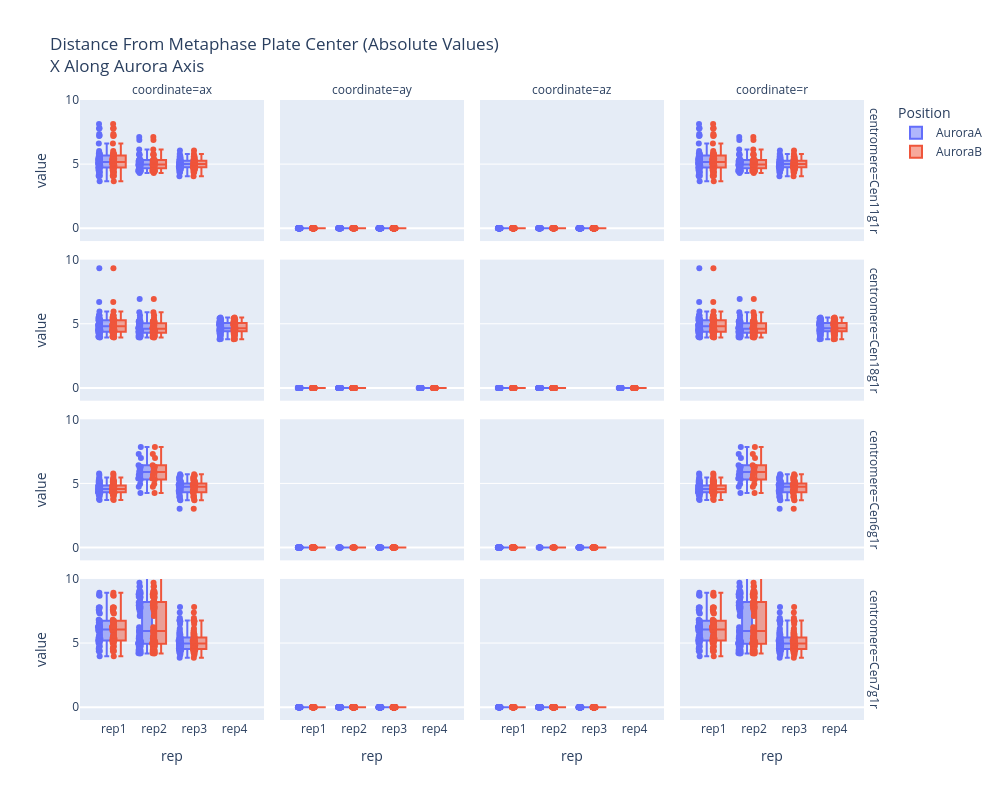

The code cell stored with this chart in its notebook:
### Code cell
f = px.box(melted_df[melted_df['Point'].isin([0,1])], x='rep', facet_row='centromere', y='value', color='Position', facet_col='coordinate', width=1000, height=800, points='all', range_y=[-1,10], title='Distance From Metaphase Plate Center (Absolute Values)<br>X Along Aurora Axis')
f.write_html('AuroraDistances.html')
f

### Figure 1 — Plotly figure (JSON) as saved in the notebook; plotly's stock layout.template omitted (floating-point values rounded to 4 significant figures; data arrays with more than 128 entries replaced by an {"elided": "..."} marker saying what was removed)
{"data": [{"alignmentgroup": "True", "boxpoints": "all", "hovertemplate": "Position=AuroraA<br>centromere=Cen11g1r<br>coordinate=ax<br>rep=%{x}<br>value=%{y}<extra></extra>", "legendgroup": "AuroraA", "marker": {"color": "#636efa"}, "name": "AuroraA", "notched": false, "offsetgroup": "AuroraA", "orientation": "v", "showlegend": true, "type": "box", "x": {"elided": "138 str values"}, "x0": " ", "xaxis": "x13", "y": {"elided": "138 float values"}, "y0": " ", "yaxis": "y13"}, {"alignmentgroup": "True", "boxpoints": "all", "hovertemplate": "Position=AuroraA<br>centromere=Cen11g1r<br>coordinate=ay<br>rep=%{x}<br>value=%{y}<extra></extra>", "legendgroup": "AuroraA", "marker": {"color": "#636efa"}, "name": "AuroraA", "notched": false, "offsetgroup": "AuroraA", "orientation": "v", "showlegend": false, "type": "box", "x": {"elided": "138 str values"}, "x0": " ", "xaxis": "x14", "y": {"elided": "138 float values"}, "y0": " ", "yaxis": "y14"}, {"alignmentgroup": "True", "boxpoints": "all", "hovertemplate": "Position=AuroraA<br>centromere=Cen11g1r<br>coordinate=az<br>rep=%{x}<br>value=%{y}<extra></extra>", "legendgroup": "AuroraA", "marker": {"color": "#636efa"}, "name": "AuroraA", "notched": false, "offsetgroup": "AuroraA", "orientation": "v", "showlegend": false, "type": "box", "x": {"elided": "138 str values"}, "x0": " ", "xaxis": "x15", "y": {"elided": "138 float values"}, "y0": " ", "yaxis": "y15"}, {"alignmentgroup": "True", "boxpoints": "all", "hovertemplate": "Position=AuroraA<br>centromere=Cen11g1r<br>coordinate=r<br>rep=%{x}<br>value=%{y}<extra></extra>", "legendgroup": "AuroraA", "marker": {"color": "#636efa"}, "name": "AuroraA", "notched": false, "offsetgroup": "AuroraA", "orientation": "v", "showlegend": false, "type": "box", "x": {"elided": "138 str values"}, "x0": " ", "xaxis": "x16", "y": {"elided": "138 float values"}, "y0": " ", "yaxis": "y16"}, {"alignmentgroup": "True", "boxpoints": "all", "hovertemplate": "Position=AuroraA<br>centromere=Cen18g1r<br>coordinate=ax<br>rep=%{x}<br>value=%{y}<extra></extra>", "legendgroup": "AuroraA", "marker": {"color": "#636efa"}, "name": "AuroraA", "notched": false, "offsetgroup": "AuroraA", "orientation": "v", "showlegend": false, "type": "box", "x": {"elided": "158 str values"}, "x0": " ", "xaxis": "x9", "y": {"elided": "158 float values"}, "y0": " ", "yaxis": "y9"}, {"alignmentgroup": "True", "boxpoints": "all", "hovertemplate": "Position=AuroraA<br>centromere=Cen18g1r<br>coordinate=ay<br>rep=%{x}<br>value=%{y}<extra></extra>", "legendgroup": "AuroraA", "marker": {"color": "#636efa"}, "name": "AuroraA", "notched": false, "offsetgroup": "AuroraA", "orientation": "v", "showlegend": false, "type": "box", "x": {"elided": "158 str values"}, "x0": " ", "xaxis": "x10", "y": {"elided": "158 float values"}, "y0": " ", "yaxis": "y10"}, {"alignmentgroup": "True", "boxpoints": "all", "hovertemplate": "Position=AuroraA<br>centromere=Cen18g1r<br>coordinate=az<br>rep=%{x}<br>value=%{y}<extra></extra>", "legendgroup": "AuroraA", "marker": {"color": "#636efa"}, "name": "AuroraA", "notched": false, "offsetgroup": "AuroraA", "orientation": "v", "showlegend": false, "type": "box", "x": {"elided": "158 str values"}, "x0": " ", "xaxis": "x11", "y": {"elided": "158 float values"}, "y0": " ", "yaxis": "y11"}, {"alignmentgroup": "True", "boxpoints": "all", "hovertemplate": "Position=AuroraA<br>centromere=Cen18g1r<br>coordinate=r<br>rep=%{x}<br>value=%{y}<extra></extra>", "legendgroup": "AuroraA", "marker": {"color": "#636efa"}, "name": "AuroraA", "notched": false, "offsetgroup": "AuroraA", "orientation": "v", "showlegend": false, "type": "box", "x": {"elided": "158 str values"}, "x0": " ", "xaxis": "x12", "y": {"elided": "158 float values"}, "y0": " ", "yaxis": "y12"}, {"alignmentgroup": "True", "boxpoints": "all", "hovertemplate": "Position=AuroraA<br>centromere=Cen6g1r<br>coordinate=ax<br>rep=%{x}<br>value=%{y}<extra></extra>", "legendgroup": "AuroraA", "marker": {"color": "#636efa"}, "name": "AuroraA", "notched": false, "offsetgroup": "AuroraA", "orientation": "v", "showlegend": false, "type": "box", "x": ["rep1", "rep1", "rep1", "rep1", "rep1", "rep1", "rep1", "rep1", "rep1", "rep1", "rep1", "rep1", "rep1", "rep1", "rep1", "rep1", "rep1", "rep1", "rep1", "rep1", "rep1", "rep1", "rep1", "rep1", "rep1", "rep1", "rep1", "rep1", "rep1", "rep1", "rep1", "rep1", "rep1", "rep1", "rep1", "rep1", "rep1", "rep1", "rep1", "rep1", "rep1", "rep1", "rep1", "rep1", "rep1", "rep1", "rep1", "rep1", "rep1", "rep1", "rep1", "rep1", "rep1", "rep1", "rep1", "rep1", "rep1", "rep1", "rep1", "rep1", "rep1", "rep2", "rep2", "rep2", "rep2", "rep2", "rep2", "rep2", "rep2", "rep2", "rep2", "rep2", "rep2", "rep2", "rep2", "rep3", "rep3", "rep3", "rep3", "rep3", "rep3", "rep3", "rep3", "rep3", "rep3", "rep3", "rep3", "rep3", "rep3", "rep3", "rep3", "rep3", "rep3", "rep3", "rep3", "rep3", "rep3", "rep3", "rep3", "rep3", "rep3", "rep3", "rep3", "rep3", "rep3", "rep3", "rep3", "rep3", "rep3", "rep3"], "x0": " ", "xaxis": "x5", "y": [4.589, 4.325, 4.123, 4.264, 3.7, 5.77, 4.283, 4.489, 4.405, 4.992, 4.546, 4.96, 5.04, 4.213, 4.511, 4.732, 4.697, 4.248, 4.501, 4.816, 5.33, 4.428, 4.32, 4.675, 4.095, 4.391, 4.737, 4.538, 4.307, 4.523, 5.137, 4.666, 4.556, 4.831, 4.817, 4.571, 4.645, 4.329, 4.449, 4.159, 3.78, 4.851, 4.226, 4.778, 4.266, 5.252, 4.746, 4.999, 4.426, 4.306, 4.672, 4.283, 5.223, 5.468, 5.661, 5.144, 5.107, 4.83, 4.023, 4.843, 4.792, 5.685, 6.98, 6.189, 4.954, 7.844, 5.389, 5.301, 6.424, 5.867, 6.29, 4.248, 4.739, 5.925, 7.287, 4.67, 5.609, 4.52, 4.75, 5.143, 3.959, 4.597, 4.301, 4.404, 4.78, 5.293, 4.293, 4.463, 5.71, 4.733, 4.061, 5.465, 4.817, 3.925, 5.284, 5.009, 5.121, 4.817, 4.488, 3.724, 4.256, 4.927, 3.028, 4.942, 4.399, 3.681, 4.367, 4.943, 4.87, 5.052], "y0": " ", "yaxis": "y5"}, {"alignmentgroup": "True", "boxpoints": "all", "hovertemplate": "Position=AuroraA<br>centromere=Cen6g1r<br>coordinate=ay<br>rep=%{x}<br>value=%{y}<extra></extra>", "legendgroup": "AuroraA", "marker": {"color": "#636efa"}, "name": "AuroraA", "notched": false, "offsetgroup": "AuroraA", "orientation": "v", "showlegend": false, "type": "box", "x": ["rep1", "rep1", "rep1", "rep1", "rep1", "rep1", "rep1", "rep1", "rep1", "rep1", "rep1", "rep1", "rep1", "rep1", "rep1", "rep1", "rep1", "rep1", "rep1", "rep1", "rep1", "rep1", "rep1", "rep1", "rep1", "rep1", "rep1", "rep1", "rep1", "rep1", "rep1", "rep1", "rep1", "rep1", "rep1", "rep1", "rep1", "rep1", "rep1", "rep1", "rep1", "rep1", "rep1", "rep1", "rep1", "rep1", "rep1", "rep1", "rep1", "rep1", "rep1", "rep1", "rep1", "rep1", "rep1", "rep1", "rep1", "rep1", "rep1", "rep1", "rep1", "rep2", "rep2", "rep2", "rep2", "rep2", "rep2", "rep2", "rep2", "rep2", "rep2", "rep2", "rep2", "rep2", "rep2", "rep3", "rep3", "rep3", "rep3", "rep3", "rep3", "rep3", "rep3", "rep3", "rep3", "rep3", "rep3", "rep3", "rep3", "rep3", "rep3", "rep3", "rep3", "rep3", "rep3", "rep3", "rep3", "rep3", "rep3", "rep3", "rep3", "rep3", "rep3", "rep3", "rep3", "rep3", "rep3", "rep3", "rep3", "rep3"], "x0": " ", "xaxis": "x6", "y": [0.0, 0.0, 0.0, 0.0, 0.0, 0.0, 0.0, 0.0, 0.0, 0.0, 0.0, 0.0, 0.0, 0.0, 0.0, 0.0, 0.0, 0.0, 0.0, 0.0, 0.0, 0.0, 0.0, 1.521e-15, 0.0, 0.0, 0.0, 0.0, 0.0, 0.0, 1.521e-15, 0.0, 0.0, 0.0, 0.0, 0.0, 0.0, 0.0, 0.0, 0.0, 0.0, 0.0, 0.0, 0.0, 0.0, 0.0, 0.0, 0.0, 1.521e-15, 0.0, 0.0, 0.0, 0.0, 0.0, 0.0, 0.0, 0.0, 0.0, 0.0, 1.521e-15, 0.0, 0.0, 0.0, 0.0, 0.0, 1.521e-15, 0.0, 0.0, 0.0, 0.0, 0.0, 0.0, 0.0, 0.0, 0.0, 0.0, 1.521e-15, 0.0, 0.0, 0.0, 0.0, 0.0, 0.0, 0.0, 0.0, 0.0, 0.0, 0.0, 0.0, 0.0, 0.0, 0.0, 0.0, 0.0, 1.521e-15, 0.0, 0.0, 0.0, 0.0, 0.0, 0.0, 0.0, 0.0, 0.0, 0.0, 0.0, 0.0, 0.0, 0.0, 1.521e-15], "y0": " ", "yaxis": "y6"}, {"alignmentgroup": "True", "boxpoints": "all", "hovertemplate": "Position=AuroraA<br>centromere=Cen6g1r<br>coordinate=az<br>rep=%{x}<br>value=%{y}<extra></extra>", "legendgroup": "AuroraA", "marker": {"color": "#636efa"}, "name": "AuroraA", "notched": false, "offsetgroup": "AuroraA", "orientation": "v", "showlegend": false, "type": "box", "x": ["rep1", "rep1", "rep1", "rep1", "rep1", "rep1", "rep1", "rep1", "rep1", "rep1", "rep1", "rep1", "rep1", "rep1", "rep1", "rep1", "rep1", "rep1", "rep1", "rep1", "rep1", "rep1", "rep1", "rep1", "rep1", "rep1", "rep1", "rep1", "rep1", "rep1", "rep1", "rep1", "rep1", "rep1", "rep1", "rep1", "rep1", "rep1", "rep1", "rep1", "rep1", "rep1", "rep1", "rep1", "rep1", "rep1", "rep1", "rep1", "rep1", "rep1", "rep1", "rep1", "rep1", "rep1", "rep1", "rep1", "rep1", "rep1", "rep1", "rep1", "rep1", "rep2", "rep2", "rep2", "rep2", "rep2", "rep2", "rep2", "rep2", "rep2", "rep2", "rep2", "rep2", "rep2", "rep2", "rep3", "rep3", "rep3", "rep3", "rep3", "rep3", "rep3", "rep3", "rep3", "rep3", "rep3", "rep3", "rep3", "rep3", "rep3", "rep3", "rep3", "rep3", "rep3", "rep3", "rep3", "rep3", "rep3", "rep3", "rep3", "rep3", "rep3", "rep3", "rep3", "rep3", "rep3", "rep3", "rep3", "rep3", "rep3"], "x0": " ", "xaxis": "x7", "y": [7.603e-16, 0.0, 0.0, 0.0, 0.0, 0.0, 0.0, 0.0, 0.0, 1.521e-15, 0.0, 1.521e-15, 0.0, 0.0, 0.0, 1.521e-15, 0.0, 0.0, 0.0, 0.0, 0.0, 1.521e-15, 1.521e-15, 0.0, 0.0, 0.0, 0.0, 0.0, 0.0, 0.0, 0.0, 1.521e-15, 0.0, 0.0, 0.0, 0.0, 0.0, 0.0, 0.0, 0.0, 0.0, 0.0, 0.0, 0.0, 0.0, 0.0, 0.0, 1.521e-15, 0.0, 1.521e-15, 0.0, 0.0, 0.0, 0.0, 0.0, 1.521e-15, 1.521e-15, 0.0, 1.521e-15, 0.0, 0.0, 0.0, 7.603e-16, 0.0, 7.603e-16, 7.603e-16, 1.521e-15, 0.0, 0.0, 0.0, 7.603e-16, 0.0, 7.603e-16, 7.603e-16, 0.0, 0.0, 0.0, 1.521e-15, 0.0, 1.521e-15, 0.0, 0.0, 0.0, 1.521e-15, 0.0, 0.0, 1.521e-15, 0.0, 1.521e-15, 0.0, 0.0, 7.603e-16, 7.603e-16, 0.0, 0.0, 0.0, 7.603e-16, 0.0, 0.0, 0.0, 0.0, 0.0, 0.0, 0.0, 7.603e-16, 0.0, 0.0, 0.0, 0.0, 0.0], "y0": " ", "yaxis": "y7"}, {"alignmentgroup": "True", "boxpoints": "all", "hovertemplate": "Position=AuroraA<br>centromere=Cen6g1r<br>coordinate=r<br>rep=%{x}<br>value=%{y}<extra></extra>", "legendgroup": "AuroraA", "marker": {"color": "#636efa"}, "name": "AuroraA", "notched": false, "offsetgroup": "AuroraA", "orientation": "v", "showlegend": false, "type": "box", "x": ["rep1", "rep1", "rep1", "rep1", "rep1", "rep1", "rep1", "rep1", "rep1", "rep1", "rep1", "rep1", "rep1", "rep1", "rep1", "rep1", "rep1", "rep1", "rep1", "rep1", "rep1", "rep1", "rep1", "rep1", "rep1", "rep1", "rep1", "rep1", "rep1", "rep1", "rep1", "rep1", "rep1", "rep1", "rep1", "rep1", "rep1", "rep1", "rep1", "rep1", "rep1", "rep1", "rep1", "rep1", "rep1", "rep1", "rep1", "rep1", "rep1", "rep1", "rep1", "rep1", "rep1", "rep1", "rep1", "rep1", "rep1", "rep1", "rep1", "rep1", "rep1", "rep2", "rep2", "rep2", "rep2", "rep2", "rep2", "rep2", "rep2", "rep2", "rep2", "rep2", "rep2", "rep2", "rep2", "rep3", "rep3", "rep3", "rep3", "rep3", "rep3", "rep3", "rep3", "rep3", "rep3", "rep3", "rep3", "rep3", "rep3", "rep3", "rep3", "rep3", "rep3", "rep3", "rep3", "rep3", "rep3", "rep3", "rep3", "rep3", "rep3", "rep3", "rep3", "rep3", "rep3", "rep3", "rep3", "rep3", "rep3", "rep3"], "x0": " ", "xaxis": "x8", "y": [4.589, 4.325, 4.123, 4.264, 3.7, 5.77, 4.283, 4.489, 4.405, 4.992, 4.546, 4.96, 5.04, 4.213, 4.511, 4.732, 4.697, 4.248, 4.501, 4.816, 5.33, 4.428, 4.32, 4.675, 4.095, 4.391, 4.737, 4.538, 4.307, 4.523, 5.137, 4.666, 4.556, 4.831, 4.817, 4.571, 4.645, 4.329, 4.449, 4.159, 3.78, 4.851, 4.226, 4.778, 4.266, 5.252, 4.746, 4.999, 4.426, 4.306, 4.672, 4.283, 5.223, 5.468, 5.661, 5.144, 5.107, 4.83, 4.023, 4.843, 4.792, 5.685, 6.98, 6.189, 4.954, 7.844, 5.389, 5.301, 6.424, 5.867, 6.29, 4.248, 4.739, 5.925, 7.287, 4.67, 5.609, 4.52, 4.75, 5.143, 3.959, 4.597, 4.301, 4.404, 4.78, 5.293, 4.293, 4.463, 5.71, 4.733, 4.061, 5.465, 4.817, 3.925, 5.284, 5.009, 5.121, 4.817, 4.488, 3.724, 4.256, 4.927, 3.028, 4.942, 4.399, 3.681, 4.367, 4.943, 4.87, 5.052], "y0": " ", "yaxis": "y8"}, {"alignmentgroup": "True", "boxpoints": "all", "hovertemplate": "Position=AuroraA<br>centromere=Cen7g1r<br>coordinate=ax<br>rep=%{x}<br>value=%{y}<extra></extra>", "legendgroup": "AuroraA", "marker": {"color": "#636efa"}, "name": "AuroraA", "notched": false, "offsetgroup": "AuroraA", "orientation": "v", "showlegend": false, "type": "box", "x": {"elided": "206 str values"}, "x0": " ", "xaxis": "x", "y": {"elided": "206 float values"}, "y0": " ", "yaxis": "y"}, {"alignmentgroup": "True", "boxpoints": "all", "hovertemplate": "Position=AuroraA<br>centromere=Cen7g1r<br>coordinate=ay<br>rep=%{x}<br>value=%{y}<extra></extra>", "legendgroup": "AuroraA", "marker": {"color": "#636efa"}, "name": "AuroraA", "notched": false, "offsetgroup": "AuroraA", "orientation": "v", "showlegend": false, "type": "box", "x": {"elided": "206 str values"}, "x0": " ", "xaxis": "x2", "y": {"elided": "206 float values"}, "y0": " ", "yaxis": "y2"}, {"alignmentgroup": "True", "boxpoints": "all", "hovertemplate": "Position=AuroraA<br>centromere=Cen7g1r<br>coordinate=az<br>rep=%{x}<br>value=%{y}<extra></extra>", "legendgroup": "AuroraA", "marker": {"color": "#636efa"}, "name": "AuroraA", "notched": false, "offsetgroup": "AuroraA", "orientation": "v", "showlegend": false, "type": "box", "x": {"elided": "206 str values"}, "x0": " ", "xaxis": "x3", "y": {"elided": "206 float values"}, "y0": " ", "yaxis": "y3"}, {"alignmentgroup": "True", "boxpoints": "all", "hovertemplate": "Position=AuroraA<br>centromere=Cen7g1r<br>coordinate=r<br>rep=%{x}<br>value=%{y}<extra></extra>", "legendgroup": "AuroraA", "marker": {"color": "#636efa"}, "name": "AuroraA", "notched": false, "offsetgroup": "AuroraA", "orientation": "v", "showlegend": false, "type": "box", "x": {"elided": "206 str values"}, "x0": " ", "xaxis": "x4", "y": {"elided": "206 float values"}, "y0": " ", "yaxis": "y4"}, {"alignmentgroup": "True", "boxpoints": "all", "hovertemplate": "Position=AuroraB<br>centromere=Cen11g1r<br>coordinate=ax<br>rep=%{x}<br>value=%{y}<extra></extra>", "legendgroup": "AuroraB", "marker": {"color": "#EF553B"}, "name": "AuroraB", "notched": false, "offsetgroup": "AuroraB", "orientation": "v", "showlegend": true, "type": "box", "x": {"elided": "138 str values"}, "x0": " ", "xaxis": "x13", "y": {"elided": "138 float values"}, "y0": " ", "yaxis": "y13"}, {"alignmentgroup": "True", "boxpoints": "all", "hovertemplate": "Position=AuroraB<br>centromere=Cen11g1r<br>coordinate=ay<br>rep=%{x}<br>value=%{y}<extra></extra>", "legendgroup": "AuroraB", "marker": {"color": "#EF553B"}, "name": "AuroraB", "notched": false, "offsetgroup": "AuroraB", "orientation": "v", "showlegend": false, "type": "box", "x": {"elided": "138 str values"}, "x0": " ", "xaxis": "x14", "y": {"elided": "138 float values"}, "y0": " ", "yaxis": "y14"}, {"alignmentgroup": "True", "boxpoints": "all", "hovertemplate": "Position=AuroraB<br>centromere=Cen11g1r<br>coordinate=az<br>rep=%{x}<br>value=%{y}<extra></extra>", "legendgroup": "AuroraB", "marker": {"color": "#EF553B"}, "name": "AuroraB", "notched": false, "offsetgroup": "AuroraB", "orientation": "v", "showlegend": false, "type": "box", "x": {"elided": "138 str values"}, "x0": " ", "xaxis": "x15", "y": {"elided": "138 float values"}, "y0": " ", "yaxis": "y15"}, {"alignmentgroup": "True", "boxpoints": "all", "hovertemplate": "Position=AuroraB<br>centromere=Cen11g1r<br>coordinate=r<br>rep=%{x}<br>value=%{y}<extra></extra>", "legendgroup": "AuroraB", "marker": {"color": "#EF553B"}, "name": "AuroraB", "notched": false, "offsetgroup": "AuroraB", "orientation": "v", "showlegend": false, "type": "box", "x": {"elided": "138 str values"}, "x0": " ", "xaxis": "x16", "y": {"elided": "138 float values"}, "y0": " ", "yaxis": "y16"}, {"alignmentgroup": "True", "boxpoints": "all", "hovertemplate": "Position=AuroraB<br>centromere=Cen18g1r<br>coordinate=ax<br>rep=%{x}<br>value=%{y}<extra></extra>", "legendgroup": "AuroraB", "marker": {"color": "#EF553B"}, "name": "AuroraB", "notched": false, "offsetgroup": "AuroraB", "orientation": "v", "showlegend": false, "type": "box", "x": {"elided": "158 str values"}, "x0": " ", "xaxis": "x9", "y": {"elided": "158 float values"}, "y0": " ", "yaxis": "y9"}, {"alignmentgroup": "True", "boxpoints": "all", "hovertemplate": "Position=AuroraB<br>centromere=Cen18g1r<br>coordinate=ay<br>rep=%{x}<br>value=%{y}<extra></extra>", "legendgroup": "AuroraB", "marker": {"color": "#EF553B"}, "name": "AuroraB", "notched": false, "offsetgroup": "AuroraB", "orientation": "v", "showlegend": false, "type": "box", "x": {"elided": "158 str values"}, "x0": " ", "xaxis": "x10", "y": {"elided": "158 float values"}, "y0": " ", "yaxis": "y10"}, {"alignmentgroup": "True", "boxpoints": "all", "hovertemplate": "Position=AuroraB<br>centromere=Cen18g1r<br>coordinate=az<br>rep=%{x}<br>value=%{y}<extra></extra>", "legendgroup": "AuroraB", "marker": {"color": "#EF553B"}, "name": "AuroraB", "notched": false, "offsetgroup": "AuroraB", "orientation": "v", "showlegend": false, "type": "box", "x": {"elided": "158 str values"}, "x0": " ", "xaxis": "x11", "y": {"elided": "158 float values"}, "y0": " ", "yaxis": "y11"}, {"alignmentgroup": "True", "boxpoints": "all", "hovertemplate": "Position=AuroraB<br>centromere=Cen18g1r<br>coordinate=r<br>rep=%{x}<br>value=%{y}<extra></extra>", "legendgroup": "AuroraB", "marker": {"color": "#EF553B"}, "name": "AuroraB", "notched": false, "offsetgroup": "AuroraB", "orientation": "v", "showlegend": false, "type": "box", "x": {"elided": "158 str values"}, "x0": " ", "xaxis": "x12", "y": {"elided": "158 float values"}, "y0": " ", "yaxis": "y12"}, {"alignmentgroup": "True", "boxpoints": "all", "hovertemplate": "Position=AuroraB<br>centromere=Cen6g1r<br>coordinate=ax<br>rep=%{x}<br>value=%{y}<extra></extra>", "legendgroup": "AuroraB", "marker": {"color": "#EF553B"}, "name": "AuroraB", "notched": false, "offsetgroup": "AuroraB", "orientation": "v", "showlegend": false, "type": "box", "x": ["rep1", "rep1", "rep1", "rep1", "rep1", "rep1", "rep1", "rep1", "rep1", "rep1", "rep1", "rep1", "rep1", "rep1", "rep1", "rep1", "rep1", "rep1", "rep1", "rep1", "rep1", "rep1", "rep1", "rep1", "rep1", "rep1", "rep1", "rep1", "rep1", "rep1", "rep1", "rep1", "rep1", "rep1", "rep1", "rep1", "rep1", "rep1", "rep1", "rep1", "rep1", "rep1", "rep1", "rep1", "rep1", "rep1", "rep1", "rep1", "rep1", "rep1", "rep1", "rep1", "rep1", "rep1", "rep1", "rep1", "rep1", "rep1", "rep1", "rep1", "rep1", "rep2", "rep2", "rep2", "rep2", "rep2", "rep2", "rep2", "rep2", "rep2", "rep2", "rep2", "rep2", "rep2", "rep2", "rep3", "rep3", "rep3", "rep3", "rep3", "rep3", "rep3", "rep3", "rep3", "rep3", "rep3", "rep3", "rep3", "rep3", "rep3", "rep3", "rep3", "rep3", "rep3", "rep3", "rep3", "rep3", "rep3", "rep3", "rep3", "rep3", "rep3", "rep3", "rep3", "rep3", "rep3", "rep3", "rep3", "rep3", "rep3"], "x0": " ", "xaxis": "x5", "y": [4.589, 4.325, 4.123, 4.264, 3.7, 5.77, 4.283, 4.489, 4.405, 4.992, 4.546, 4.96, 5.04, 4.213, 4.511, 4.732, 4.697, 4.248, 4.501, 4.816, 5.33, 4.428, 4.32, 4.675, 4.095, 4.391, 4.737, 4.538, 4.307, 4.523, 5.137, 4.666, 4.556, 4.831, 4.817, 4.571, 4.645, 4.329, 4.449, 4.159, 3.78, 4.851, 4.226, 4.778, 4.266, 5.252, 4.746, 4.999, 4.426, 4.306, 4.672, 4.283, 5.223, 5.468, 5.661, 5.144, 5.107, 4.83, 4.023, 4.843, 4.792, 5.685, 6.98, 6.189, 4.954, 7.844, 5.389, 5.301, 6.424, 5.867, 6.29, 4.248, 4.739, 5.925, 7.287, 4.67, 5.609, 4.52, 4.75, 5.143, 3.959, 4.597, 4.301, 4.404, 4.78, 5.293, 4.293, 4.463, 5.71, 4.733, 4.061, 5.465, 4.817, 3.925, 5.284, 5.009, 5.121, 4.817, 4.488, 3.724, 4.256, 4.927, 3.028, 4.942, 4.399, 3.681, 4.367, 4.943, 4.87, 5.052], "y0": " ", "yaxis": "y5"}, {"alignmentgroup": "True", "boxpoints": "all", "hovertemplate": "Position=AuroraB<br>centromere=Cen6g1r<br>coordinate=ay<br>rep=%{x}<br>value=%{y}<extra></extra>", "legendgroup": "AuroraB", "marker": {"color": "#EF553B"}, "name": "AuroraB", "notched": false, "offsetgroup": "AuroraB", "orientation": "v", "showlegend": false, "type": "box", "x": ["rep1", "rep1", "rep1", "rep1", "rep1", "rep1", "rep1", "rep1", "rep1", "rep1", "rep1", "rep1", "rep1", "rep1", "rep1", "rep1", "rep1", "rep1", "rep1", "rep1", "rep1", "rep1", "rep1", "rep1", "rep1", "rep1", "rep1", "rep1", "rep1", "rep1", "rep1", "rep1", "rep1", "rep1", "rep1", "rep1", "rep1", "rep1", "rep1", "rep1", "rep1", "rep1", "rep1", "rep1", "rep1", "rep1", "rep1", "rep1", "rep1", "rep1", "rep1", "rep1", "rep1", "rep1", "rep1", "rep1", "rep1", "rep1", "rep1", "rep1", "rep1", "rep2", "rep2", "rep2", "rep2", "rep2", "rep2", "rep2", "rep2", "rep2", "rep2", "rep2", "rep2", "rep2", "rep2", "rep3", "rep3", "rep3", "rep3", "rep3", "rep3", "rep3", "rep3", "rep3", "rep3", "rep3", "rep3", "rep3", "rep3", "rep3", "rep3", "rep3", "rep3", "rep3", "rep3", "rep3", "rep3", "rep3", "rep3", "rep3", "rep3", "rep3", "rep3", "rep3", "rep3", "rep3", "rep3", "rep3", "rep3", "rep3"], "x0": " ", "xaxis": "x6", "y": [0.0, 0.0, 0.0, 0.0, 0.0, 0.0, 0.0, 0.0, 0.0, 0.0, 0.0, 0.0, 0.0, 0.0, 0.0, 0.0, 0.0, 0.0, 0.0, 0.0, 0.0, 0.0, 0.0, 1.521e-15, 0.0, 0.0, 0.0, 0.0, 0.0, 0.0, 1.521e-15, 0.0, 0.0, 0.0, 0.0, 0.0, 0.0, 0.0, 0.0, 0.0, 0.0, 0.0, 0.0, 0.0, 0.0, 0.0, 0.0, 0.0, 1.521e-15, 0.0, 0.0, 0.0, 0.0, 0.0, 0.0, 0.0, 0.0, 0.0, 0.0, 1.521e-15, 0.0, 0.0, 0.0, 0.0, 0.0, 1.521e-15, 0.0, 0.0, 0.0, 0.0, 0.0, 0.0, 0.0, 0.0, 0.0, 0.0, 1.521e-15, 0.0, 0.0, 0.0, 0.0, 0.0, 0.0, 0.0, 0.0, 0.0, 0.0, 0.0, 0.0, 0.0, 0.0, 0.0, 0.0, 0.0, 1.521e-15, 0.0, 0.0, 0.0, 0.0, 0.0, 0.0, 0.0, 0.0, 0.0, 0.0, 0.0, 0.0, 0.0, 0.0, 1.521e-15], "y0": " ", "yaxis": "y6"}, {"alignmentgroup": "True", "boxpoints": "all", "hovertemplate": "Position=AuroraB<br>centromere=Cen6g1r<br>coordinate=az<br>rep=%{x}<br>value=%{y}<extra></extra>", "legendgroup": "AuroraB", "marker": {"color": "#EF553B"}, "name": "AuroraB", "notched": false, "offsetgroup": "AuroraB", "orientation": "v", "showlegend": false, "type": "box", "x": ["rep1", "rep1", "rep1", "rep1", "rep1", "rep1", "rep1", "rep1", "rep1", "rep1", "rep1", "rep1", "rep1", "rep1", "rep1", "rep1", "rep1", "rep1", "rep1", "rep1", "rep1", "rep1", "rep1", "rep1", "rep1", "rep1", "rep1", "rep1", "rep1", "rep1", "rep1", "rep1", "rep1", "rep1", "rep1", "rep1", "rep1", "rep1", "rep1", "rep1", "rep1", "rep1", "rep1", "rep1", "rep1", "rep1", "rep1", "rep1", "rep1", "rep1", "rep1", "rep1", "rep1", "rep1", "rep1", "rep1", "rep1", "rep1", "rep1", "rep1", "rep1", "rep2", "rep2", "rep2", "rep2", "rep2", "rep2", "rep2", "rep2", "rep2", "rep2", "rep2", "rep2", "rep2", "rep2", "rep3", "rep3", "rep3", "rep3", "rep3", "rep3", "rep3", "rep3", "rep3", "rep3", "rep3", "rep3", "rep3", "rep3", "rep3", "rep3", "rep3", "rep3", "rep3", "rep3", "rep3", "rep3", "rep3", "rep3", "rep3", "rep3", "rep3", "rep3", "rep3", "rep3", "rep3", "rep3", "rep3", "rep3", "rep3"], "x0": " ", "xaxis": "x7", "y": [7.603e-16, 0.0, 0.0, 0.0, 0.0, 0.0, 0.0, 1.521e-15, 0.0, 0.0, 0.0, 0.0, 0.0, 0.0, 0.0, 0.0, 1.521e-15, 0.0, 0.0, 1.521e-15, 0.0, 0.0, 0.0, 0.0, 0.0, 0.0, 0.0, 0.0, 0.0, 0.0, 1.521e-15, 0.0, 0.0, 0.0, 0.0, 0.0, 0.0, 0.0, 0.0, 0.0, 0.0, 0.0, 0.0, 1.521e-15, 0.0, 1.521e-15, 0.0, 0.0, 0.0, 0.0, 0.0, 0.0, 0.0, 0.0, 0.0, 0.0, 1.521e-15, 1.521e-15, 0.0, 0.0, 0.0, 0.0, 7.603e-16, 0.0, 0.0, 7.603e-16, 0.0, 0.0, 0.0, 0.0, 7.603e-16, 0.0, 0.0, 7.603e-16, 0.0, 0.0, 0.0, 0.0, 0.0, 0.0, 0.0, 0.0, 0.0, 0.0, 0.0, 1.521e-15, 0.0, 0.0, 1.521e-15, 0.0, 0.0, 7.603e-16, 0.0, 0.0, 0.0, 0.0, 0.0, 0.0, 0.0, 0.0, 0.0, 0.0, 0.0, 0.0, 7.603e-16, 0.0, 0.0, 0.0, 0.0, 0.0], "y0": " ", "yaxis": "y7"}, {"alignmentgroup": "True", "boxpoints": "all", "hovertemplate": "Position=AuroraB<br>centromere=Cen6g1r<br>coordinate=r<br>rep=%{x}<br>value=%{y}<extra></extra>", "legendgroup": "AuroraB", "marker": {"color": "#EF553B"}, "name": "AuroraB", "notched": false, "offsetgroup": "AuroraB", "orientation": "v", "showlegend": false, "type": "box", "x": ["rep1", "rep1", "rep1", "rep1", "rep1", "rep1", "rep1", "rep1", "rep1", "rep1", "rep1", "rep1", "rep1", "rep1", "rep1", "rep1", "rep1", "rep1", "rep1", "rep1", "rep1", "rep1", "rep1", "rep1", "rep1", "rep1", "rep1", "rep1", "rep1", "rep1", "rep1", "rep1", "rep1", "rep1", "rep1", "rep1", "rep1", "rep1", "rep1", "rep1", "rep1", "rep1", "rep1", "rep1", "rep1", "rep1", "rep1", "rep1", "rep1", "rep1", "rep1", "rep1", "rep1", "rep1", "rep1", "rep1", "rep1", "rep1", "rep1", "rep1", "rep1", "rep2", "rep2", "rep2", "rep2", "rep2", "rep2", "rep2", "rep2", "rep2", "rep2", "rep2", "rep2", "rep2", "rep2", "rep3", "rep3", "rep3", "rep3", "rep3", "rep3", "rep3", "rep3", "rep3", "rep3", "rep3", "rep3", "rep3", "rep3", "rep3", "rep3", "rep3", "rep3", "rep3", "rep3", "rep3", "rep3", "rep3", "rep3", "rep3", "rep3", "rep3", "rep3", "rep3", "rep3", "rep3", "rep3", "rep3", "rep3", "rep3"], "x0": " ", "xaxis": "x8", "y": [4.589, 4.325, 4.123, 4.264, 3.7, 5.77, 4.283, 4.489, 4.405, 4.992, 4.546, 4.96, 5.04, 4.213, 4.511, 4.732, 4.697, 4.248, 4.501, 4.816, 5.33, 4.428, 4.32, 4.675, 4.095, 4.391, 4.737, 4.538, 4.307, 4.523, 5.137, 4.666, 4.556, 4.831, 4.817, 4.571, 4.645, 4.329, 4.449, 4.159, 3.78, 4.851, 4.226, 4.778, 4.266, 5.252, 4.746, 4.999, 4.426, 4.306, 4.672, 4.283, 5.223, 5.468, 5.661, 5.144, 5.107, 4.83, 4.023, 4.843, 4.792, 5.685, 6.98, 6.189, 4.954, 7.844, 5.389, 5.301, 6.424, 5.867, 6.29, 4.248, 4.739, 5.925, 7.287, 4.67, 5.609, 4.52, 4.75, 5.143, 3.959, 4.597, 4.301, 4.404, 4.78, 5.293, 4.293, 4.463, 5.71, 4.733, 4.061, 5.465, 4.817, 3.925, 5.284, 5.009, 5.121, 4.817, 4.488, 3.724, 4.256, 4.927, 3.028, 4.942, 4.399, 3.681, 4.367, 4.943, 4.87, 5.052], "y0": " ", "yaxis": "y8"}, {"alignmentgroup": "True", "boxpoints": "all", "hovertemplate": "Position=AuroraB<br>centromere=Cen7g1r<br>coordinate=ax<br>rep=%{x}<br>value=%{y}<extra></extra>", "legendgroup": "AuroraB", "marker": {"color": "#EF553B"}, "name": "AuroraB", "notched": false, "offsetgroup": "AuroraB", "orientation": "v", "showlegend": false, "type": "box", "x": {"elided": "206 str values"}, "x0": " ", "xaxis": "x", "y": {"elided": "206 float values"}, "y0": " ", "yaxis": "y"}, {"alignmentgroup": "True", "boxpoints": "all", "hovertemplate": "Position=AuroraB<br>centromere=Cen7g1r<br>coordinate=ay<br>rep=%{x}<br>value=%{y}<extra></extra>", "legendgroup": "AuroraB", "marker": {"color": "#EF553B"}, "name": "AuroraB", "notched": false, "offsetgroup": "AuroraB", "orientation": "v", "showlegend": false, "type": "box", "x": {"elided": "206 str values"}, "x0": " ", "xaxis": "x2", "y": {"elided": "206 float values"}, "y0": " ", "yaxis": "y2"}, {"alignmentgroup": "True", "boxpoints": "all", "hovertemplate": "Position=AuroraB<br>centromere=Cen7g1r<br>coordinate=az<br>rep=%{x}<br>value=%{y}<extra></extra>", "legendgroup": "AuroraB", "marker": {"color": "#EF553B"}, "name": "AuroraB", "notched": false, "offsetgroup": "AuroraB", "orientation": "v", "showlegend": false, "type": "box", "x": {"elided": "206 str values"}, "x0": " ", "xaxis": "x3", "y": {"elided": "206 float values"}, "y0": " ", "yaxis": "y3"}, {"alignmentgroup": "True", "boxpoints": "all", "hovertemplate": "Position=AuroraB<br>centromere=Cen7g1r<br>coordinate=r<br>rep=%{x}<br>value=%{y}<extra></extra>", "legendgroup": "AuroraB", "marker": {"color": "#EF553B"}, "name": "AuroraB", "notched": false, "offsetgroup": "AuroraB", "orientation": "v", "showlegend": false, "type": "box", "x": {"elided": "206 str values"}, "x0": " ", "xaxis": "x4", "y": {"elided": "206 float values"}, "y0": " ", "yaxis": "y4"}], "layout": {"annotations": [{"font": {}, "showarrow": false, "text": "coordinate=ax", "x": 0.115, "xanchor": "center", "xref": "paper", "y": 1, "yanchor": "bottom", "yref": "paper"}, {"font": {}, "showarrow": false, "text": "coordinate=ay", "x": 0.365, "xanchor": "center", "xref": "paper", "y": 1, "yanchor": "bottom", "yref": "paper"}, {"font": {}, "showarrow": false, "text": "coordinate=az", "x": 0.615, "xanchor": "center", "xref": "paper", "y": 1, "yanchor": "bottom", "yref": "paper"}, {"font": {}, "showarrow": false, "text": "coordinate=r", "x": 0.865, "xanchor": "center", "xref": "paper", "y": 1, "yanchor": "bottom", "yref": "paper"}, {"font": {}, "showarrow": false, "text": "centromere=Cen7g1r", "textangle": 90, "x": 0.98, "xanchor": "left", "xref": "paper", "y": 0.1138, "yanchor": "middle", "yref": "paper"}, {"font": {}, "showarrow": false, "text": "centromere=Cen6g1r", "textangle": 90, "x": 0.98, "xanchor": "left", "xref": "paper", "y": 0.3712, "yanchor": "middle", "yref": "paper"}, {"font": {}, "showarrow": false, "text": "centromere=Cen18g1r", "textangle": 90, "x": 0.98, "xanchor": "left", "xref": "paper", "y": 0.6288, "yanchor": "middle", "yref": "paper"}, {"font": {}, "showarrow": false, "text": "centromere=Cen11g1r", "textangle": 90, "x": 0.98, "xanchor": "left", "xref": "paper", "y": 0.8862, "yanchor": "middle", "yref": "paper"}], "boxmode": "group", "height": 800, "legend": {"title": {"text": "Position"}, "tracegroupgap": 0}, "title": {"text": "Distance From Metaphase Plate Center (Absolute Values)<br>X Along Aurora Axis"}, "width": 1000, "xaxis": {"anchor": "y", "domain": [0, 0.23], "title": {"text": "rep"}}, "xaxis10": {"anchor": "y10", "domain": [0.25, 0.48], "matches": "x", "showticklabels": false}, "xaxis11": {"anchor": "y11", "domain": [0.5, 0.73], "matches": "x", "showticklabels": false}, "xaxis12": {"anchor": "y12", "domain": [0.75, 0.98], "matches": "x", "showticklabels": false}, "xaxis13": {"anchor": "y13", "domain": [0, 0.23], "matches": "x", "showticklabels": false}, "xaxis14": {"anchor": "y14", "domain": [0.25, 0.48], "matches": "x", "showticklabels": false}, "xaxis15": {"anchor": "y15", "domain": [0.5, 0.73], "matches": "x", "showticklabels": false}, "xaxis16": {"anchor": "y16", "domain": [0.75, 0.98], "matches": "x", "showticklabels": false}, "xaxis2": {"anchor": "y2", "domain": [0.25, 0.48], "matches": "x", "title": {"text": "rep"}}, "xaxis3": {"anchor": "y3", "domain": [0.5, 0.73], "matches": "x", "title": {"text": "rep"}}, "xaxis4": {"anchor": "y4", "domain": [0.75, 0.98], "matches": "x", "title": {"text": "rep"}}, "xaxis5": {"anchor": "y5", "domain": [0, 0.23], "matches": "x", "showticklabels": false}, "xaxis6": {"anchor": "y6", "domain": [0.25, 0.48], "matches": "x", "showticklabels": false}, "xaxis7": {"anchor": "y7", "domain": [0.5, 0.73], "matches": "x", "showticklabels": false}, "xaxis8": {"anchor": "y8", "domain": [0.75, 0.98], "matches": "x", "showticklabels": false}, "xaxis9": {"anchor": "y9", "domain": [0, 0.23], "matches": "x", "showticklabels": false}, "yaxis": {"anchor": "x", "domain": [0, 0.2275], "range": [-1, 10], "title": {"text": "value"}}, "yaxis10": {"anchor": "x10", "domain": [0.515, 0.7425], "matches": "y", "showticklabels": false}, "yaxis11": {"anchor": "x11", "domain": [0.515, 0.7425], "matches": "y", "showticklabels": false}, "yaxis12": {"anchor": "x12", "domain": [0.515, 0.7425], "matches": "y", "showticklabels": false}, "yaxis13": {"anchor": "x13", "domain": [0.7725, 1], "matches": "y", "range": [-1, 10], "title": {"text": "value"}}, "yaxis14": {"anchor": "x14", "domain": [0.7725, 1], "matches": "y", "showticklabels": false}, "yaxis15": {"anchor": "x15", "domain": [0.7725, 1], "matches": "y", "showticklabels": false}, "yaxis16": {"anchor": "x16", "domain": [0.7725, 1], "matches": "y", "showticklabels": false}, "yaxis2": {"anchor": "x2", "domain": [0, 0.2275], "matches": "y", "showticklabels": false}, "yaxis3": {"anchor": "x3", "domain": [0, 0.2275], "matches": "y", "showticklabels": false}, "yaxis4": {"anchor": "x4", "domain": [0, 0.2275], "matches": "y", "showticklabels": false}, "yaxis5": {"anchor": "x5", "domain": [0.2575, 0.485], "matches": "y", "range": [-1, 10], "title": {"text": "value"}}, "yaxis6": {"anchor": "x6", "domain": [0.2575, 0.485], "matches": "y", "showticklabels": false}, "yaxis7": {"anchor": "x7", "domain": [0.2575, 0.485], "matches": "y", "showticklabels": false}, "yaxis8": {"anchor": "x8", "domain": [0.2575, 0.485], "matches": "y", "showticklabels": false}, "yaxis9": {"anchor": "x9", "domain": [0.515, 0.7425], "matches": "y", "range": [-1, 10], "title": {"text": "value"}}}}
